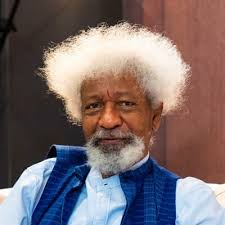
#> input picture week_4/img/wole.jpeg, 225 x 225 px
$ jupyter execute practice-3.ipynb
#> lines starting #> are read from the running program, lines starting #| are printed output that depends on the picture
[cell 1]
# Robert Edge Detection

import cv2
import numpy as np

# Load the image
image = cv2.imread('img/wole.jpeg', cv2.IMREAD_GRAYSCALE)
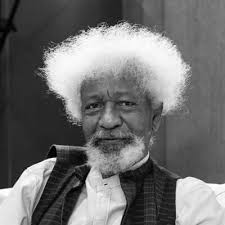
#> image: shape (225, 225); min 0, max 255, mean 111.3

# Perform Gaussian Blur
image = cv2.GaussianBlur(image, (5, 5), 0)
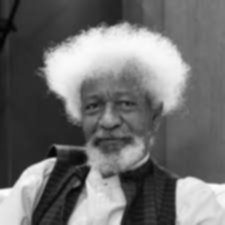
#> image: shape (225, 225); min 3, max 253, mean 111.3

# Define Robert kernels
kernel_x = np.array([[1, 0],
                     [0, -1]])

kernel_y = np.array([[0, 1],
                     [-1, 0]])

# Apply Robert edge detection
robert_x = cv2.filter2D(image, -1, kernel_x)
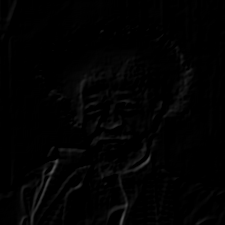
#> robert_x: shape (225, 225); min 0, max 83, mean 2.4
robert_y = cv2.filter2D(image, -1, kernel_y)
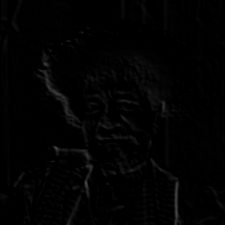
#> robert_y: shape (225, 225); min 0, max 70, mean 2.3

# Combine the gradient images
robert_combined = np.sqrt(np.square(robert_x) + np.square(robert_y))
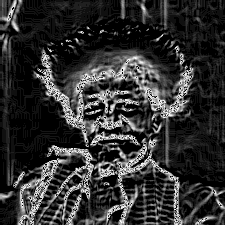
#> robert_combined: shape (225, 225) float16; min 0, max 15.91, mean 3.09; drawn with min black and max white

# Display the original image and the Robert edges
cv2.imshow("Original", image)
cv2.imshow("Robert Edges", np.uint8(robert_combined))

# Wait for a key press and close all windows
cv2.waitKey(0)
cv2.destroyAllWindows()

$ run again, with week_4/img/chudi.jpg copied over week_4/img/wole.jpeg
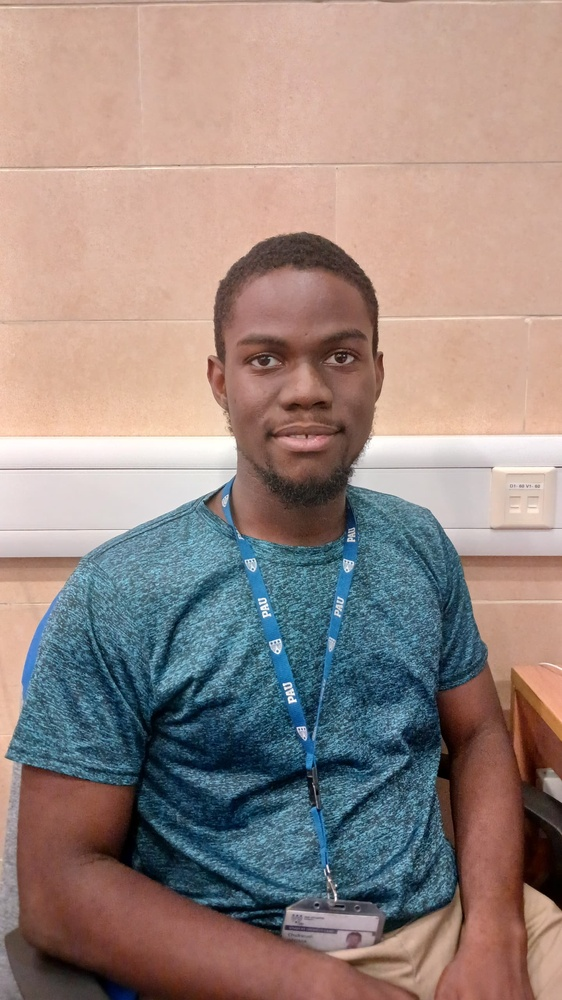
#> input picture week_4/img/chudi.jpg, 562 x 1000 px, shrunk from 1440 x 2560 before the run
#> `image = cv2.imread('img/wole.jpeg', cv2.IMREAD_GRAYSCALE)`:
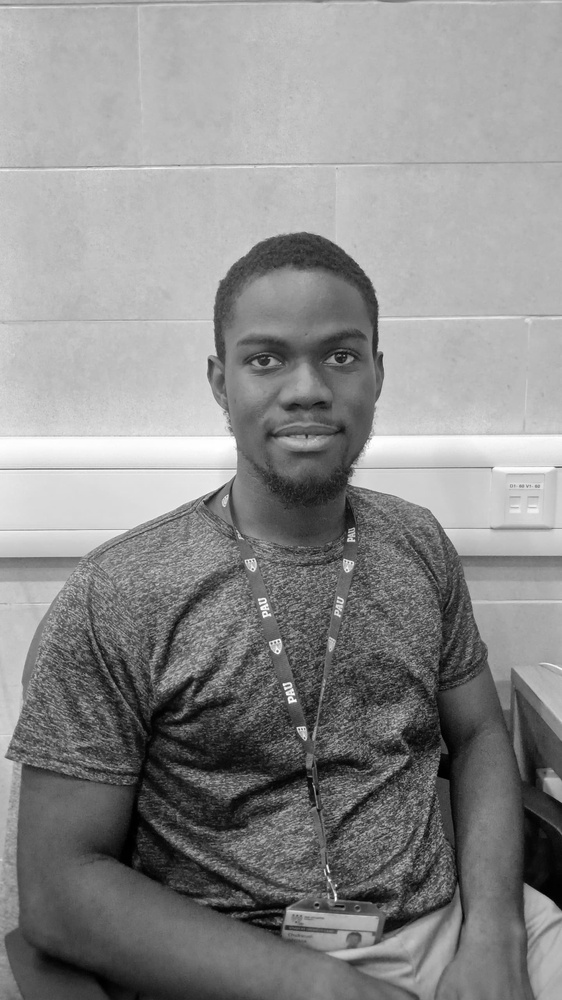
#> image: shape (1000, 562); min 0, max 255, mean 140.1
#> `robert_combined = np.sqrt(np.square(robert_x) + np.square(robert_y))`:
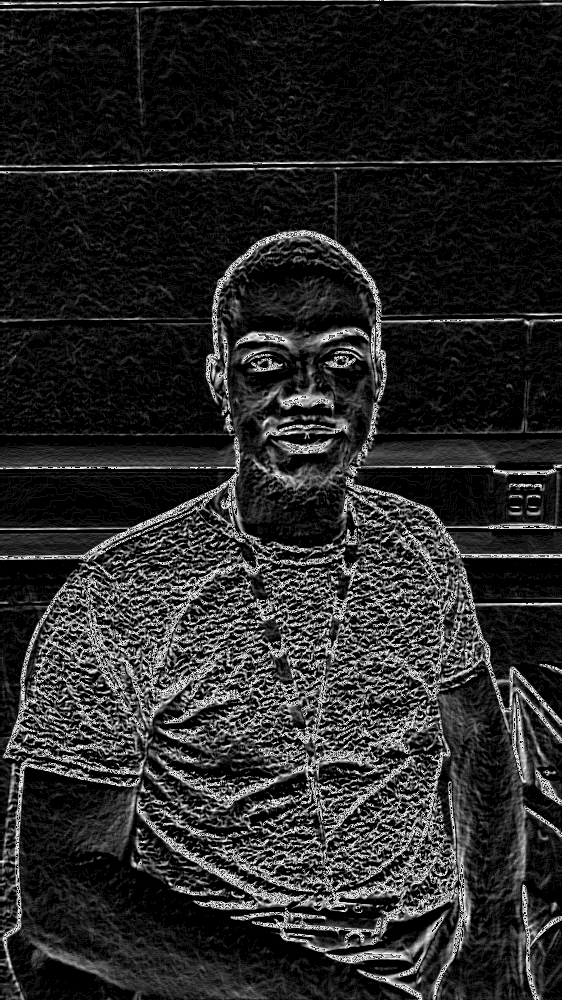
#> robert_combined: shape (1000, 562) float16; min 0, max 15.91, mean 2.51; drawn with min black and max white
